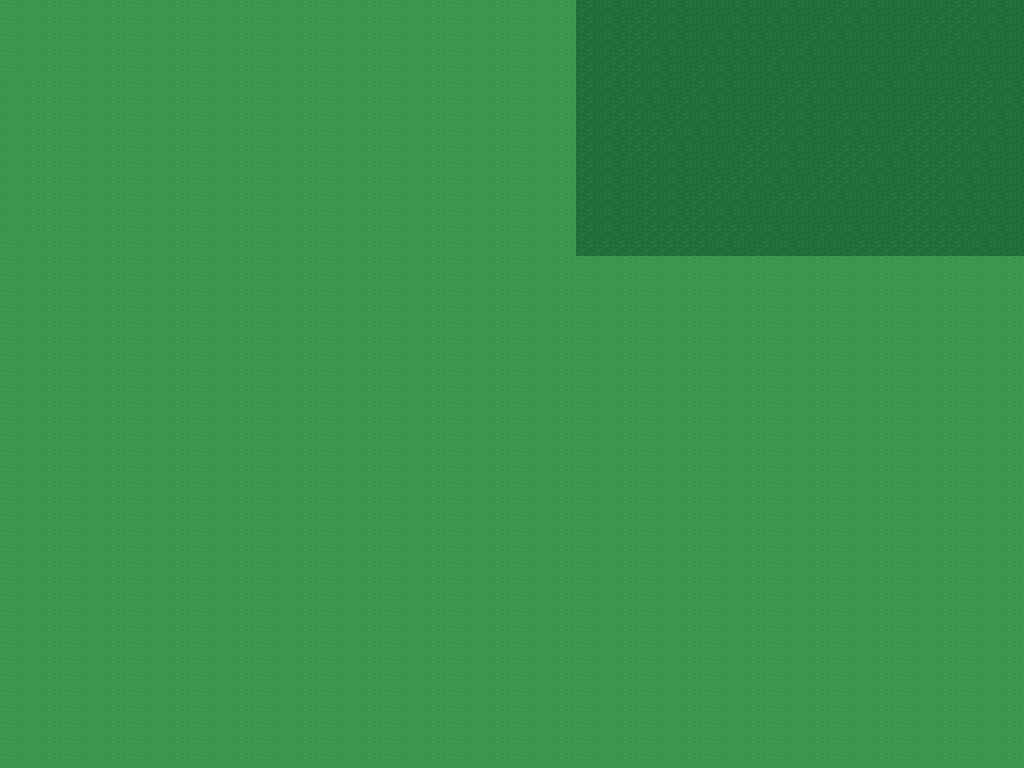

This game map was drawn from its Tiled (.tmx) file and the tilesets committed beside it. A one-line description and the trimmed map source follow:
An orthogonal 64x48 tile map with 16x16 px tiles, 1 tile layer (Tile Layer 1), 2 tilesets.

<map version="1.0" tiledversion="2017.06.27" orientation="orthogonal" renderorder="right-down" width="64" height="48" tilewidth="16" tileheight="16" nextobjectid="8">
 <tileset firstgid="1" source="grassSet.tsx" />
 <tileset firstgid="9" source="grassSet.tsx" />
 <layer name="Tile Layer 1" width="64" height="48">
  <data>[3072 cells, 3072 non-empty, 8 distinct tile ids]</data>
 </layer>
</map>